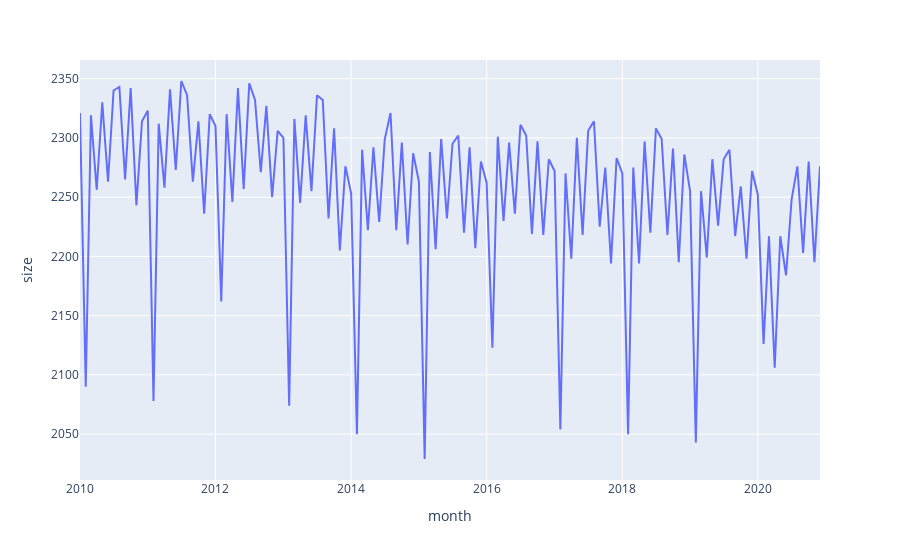

The cell this chart's notebook holds for it:
### Code cell
# Plot the number of crimes for the entire city per calendar month
fig = px.line(df_total_month, y="size")
fig.show()

### Figure 1 — Plotly figure (JSON) as saved in the notebook; plotly's stock layout.template omitted (floating-point values rounded to 4 significant figures; data arrays with more than 128 entries replaced by an {"elided": "..."} marker saying what was removed)
{"data": [{"hovertemplate": "month=%{x}<br>size=%{y}<extra></extra>", "legendgroup": "", "line": {"color": "#636efa", "dash": "solid"}, "mode": "lines", "name": "", "orientation": "v", "showlegend": false, "type": "scatter", "x": {"elided": "132 str values"}, "xaxis": "x", "y": {"elided": "132 int values"}, "yaxis": "y"}], "layout": {"legend": {"tracegroupgap": 0}, "margin": {"t": 60}, "xaxis": {"anchor": "y", "domain": [0, 1], "title": {"text": "month"}}, "yaxis": {"anchor": "x", "domain": [0, 1], "title": {"text": "size"}}}}
